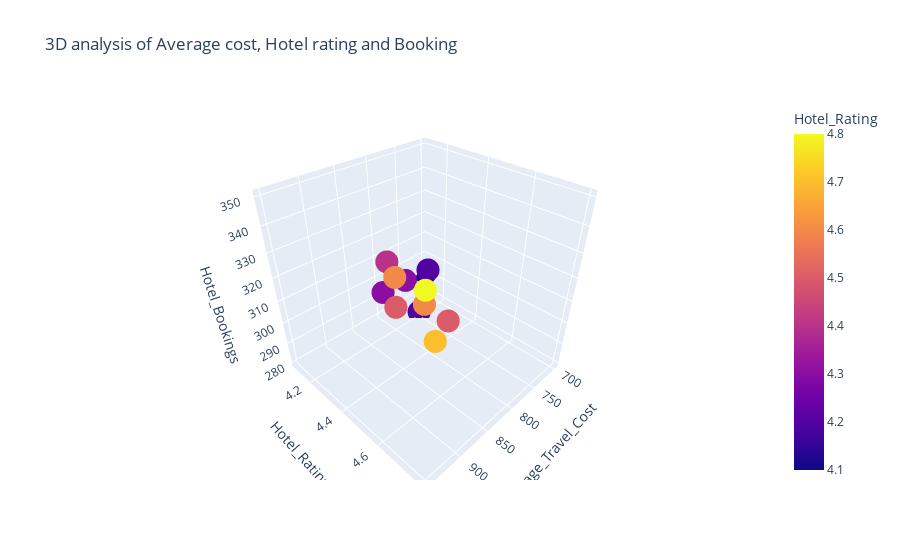

Source (notebook cell):
### Markdown cell above
## 3D plot
##### -3D scatter plot provides a multidimensions view of relationship

### Code cell
fig6 = px.scatter_3d(df, x = 'Average_Travel_Cost', y= 'Hotel_Rating', z = 'Hotel_Bookings', 
                     title = '3D analysis of Average cost, Hotel rating and Booking', color = 'Hotel_Rating')
fig6.show()

### Figure 1 — Plotly figure (JSON) as saved in the notebook; plotly's stock layout.template omitted (floating-point values rounded to 4 significant figures)
{"data": [{"hovertemplate": "Average_Travel_Cost=%{x}<br>Hotel_Rating=%{marker.color}<br>Hotel_Bookings=%{z}<extra></extra>", "legendgroup": "", "marker": {"color": [4.5, 4.2, 4.7, 4.3, 4.1, 4.8, 4.6, 4.4, 4.5, 4.2, 4.3, 4.6], "coloraxis": "coloraxis", "symbol": "circle"}, "mode": "markers", "name": "", "scene": "scene", "showlegend": false, "type": "scatter3d", "x": [800, 750, 900, 850, 700, 950, 920, 870, 890, 730, 810, 880], "y": [4.5, 4.2, 4.7, 4.3, 4.1, 4.8, 4.6, 4.4, 4.5, 4.2, 4.3, 4.6], "z": [300, 280, 320, 310, 290, 350, 340, 330, 320, 300, 310, 325]}], "layout": {"coloraxis": {"colorbar": {"title": {"text": "Hotel_Rating"}}, "colorscale": [[0, "#0d0887"], [0.1111, "#46039f"], [0.2222, "#7201a8"], [0.3333, "#9c179e"], [0.4444, "#bd3786"], [0.5556, "#d8576b"], [0.6667, "#ed7953"], [0.7778, "#fb9f3a"], [0.8889, "#fdca26"], [1, "#f0f921"]]}, "legend": {"tracegroupgap": 0}, "scene": {"domain": {"x": [0, 1], "y": [0, 1]}, "xaxis": {"title": {"text": "Average_Travel_Cost"}}, "yaxis": {"title": {"text": "Hotel_Rating"}}, "zaxis": {"title": {"text": "Hotel_Bookings"}}}, "title": {"text": "3D analysis of Average cost, Hotel rating and Booking"}}}
